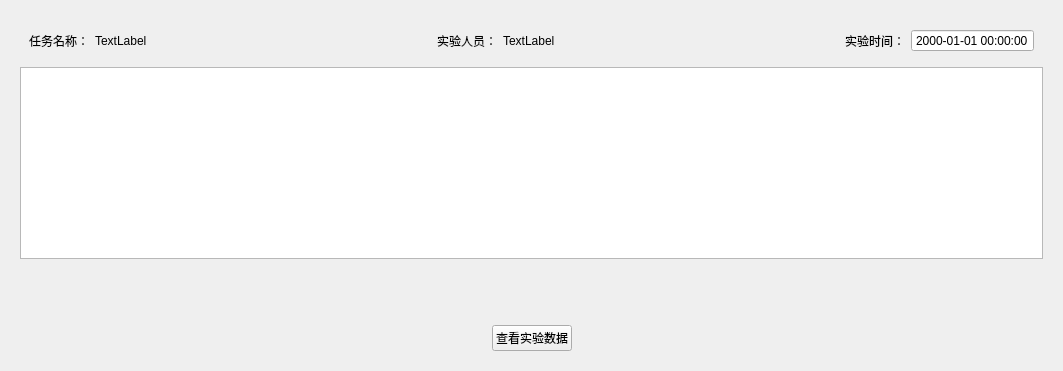
            <widget class="QWidget" name="subjective_home">
             <layout class="QVBoxLayout" name="verticalLayout_12">
              <item>
               <widget class="QWidget" name="widget_13" native="true">
                <layout class="QVBoxLayout" name="verticalLayout_13">
                 <item>
                  <widget class="QWidget" name="widget_19" native="true">
                   <property name="sizePolicy">
                    <sizepolicy hsizetype="Preferred" vsizetype="Fixed">
                     <horstretch>0</horstretch>
                     <verstretch>0</verstretch>
                    </sizepolicy>
                   </property>
                   <layout class="QHBoxLayout" name="horizontalLayout_13">
                    <item>
                     <widget class="QLabel" name="label_20">
                      <property name="text">
                       <string>任务名称：</string>
                      </property>
                     </widget>
                    </item>
                    <item>
                     <widget class="QLabel" name="label_21">
                      <property name="text">
                       <string>TextLabel</string>
                      </property>
                     </widget>
                    </item>
                    <item>
                     <spacer name="horizontalSpacer_15">
                      <property name="orientation">
                       <enum>Qt::Orientation::Horizontal</enum>
                      </property>
                      <property name="sizeHint" stdset="0">
                       <size>
                        <width>40</width>
                        <height>20</height>
                       </size>
                      </property>
                     </spacer>
                    </item>
                    <item>
                     <widget class="QLabel" name="label_22">
                      <property name="text">
                       <string>实验人员：</string>
                      </property>
                     </widget>
                    </item>
                    <item>
                     <widget class="QLabel" name="label_23">
                      <property name="text">
                       <string>TextLabel</string>
                      </property>
                     </widget>
                    </item>
                    <item>
                     <spacer name="horizontalSpacer_16">
                      <property name="orientation">
                       <enum>Qt::Orientation::Horizontal</enum>
                      </property>
                      <property name="sizeHint" stdset="0">
                       <size>
                        <width>40</width>
                        <height>20</height>
                       </size>
                      </property>
                     </spacer>
                    </item>
                    <item>
                     <widget class="QLabel" name="label_24">
                      <property name="text">
                       <string>实验时间：</string>
                      </property>
                     </widget>
                    </item>
                    <item>
                     <widget class="QDateTimeEdit" name="dateTimeEdit_3">
                      <property name="readOnly">
                       <bool>true</bool>
                      </property>
                      <property name="buttonSymbols">
                       <enum>QAbstractSpinBox::ButtonSymbols::NoButtons</enum>
                      </property>
                      <property name="displayFormat">
                       <string>yyyy-MM-dd HH:mm:ss</string>
                      </property>
                     </widget>
                    </item>
                   </layout>
                  </widget>
                 </item>
                 <item>
                  <widget class="QTableView" name="tableView">
                   <property name="sizePolicy">
                    <sizepolicy hsizetype="Preferred" vsizetype="Preferred">
                     <horstretch>0</horstretch>
                     <verstretch>0</verstretch>
                    </sizepolicy>
                   </property>
                  </widget>
                 </item>
                </layout>
               </widget>
              </item>
              <item>
               <widget class="QWidget" name="widget_15" native="true">
                <layout class="QHBoxLayout" name="horizontalLayout_10">
                 <item>
                  <widget class="QWidget" name="widget_pie_chart" native="true">
                   <layout class="QHBoxLayout" name="horizontalLayout_14"/>
                  </widget>
                 </item>
                 <item>
                  <widget class="QWidget" name="widget_line_chart" native="true">
                   <layout class="QHBoxLayout" name="horizontalLayout_15"/>
                  </widget>
                 </item>
                </layout>
               </widget>
              </item>
              <item>
               <widget class="QWidget" name="widget_18" native="true">
                <property name="sizePolicy">
                 <sizepolicy hsizetype="Preferred" vsizetype="Fixed">
                  <horstretch>0</horstretch>
                  <verstretch>0</verstretch>
                 </sizepolicy>
                </property>
                <layout class="QHBoxLayout" name="horizontalLayout_12">
                 <item>
                  <spacer name="horizontalSpacer_13">
                   <property name="orientation">
                    <enum>Qt::Orientation::Horizontal</enum>
                   </property>
                   <property name="sizeHint" stdset="0">
                    <size>
                     <width>472</width>
                     <height>20</height>
                    </size>
                   </property>
                  </spacer>
                 </item>
                 <item>
                  <widget class="QPushButton" name="detail">
                   <property name="text">
                    <string>查看实验数据</string>
                   </property>
                  </widget>
                 </item>
                 <item>
                  <spacer name="horizontalSpacer_14">
                   <property name="orientation">
                    <enum>Qt::Orientation::Horizontal</enum>
                   </property>
                   <property name="sizeHint" stdset="0">
                    <size>
                     <width>471</width>
                     <height>20</height>
                    </size>
                   </property>
                  </spacer>
                 </item>
                </layout>
               </widget>
              </item>
             </layout>
            </widget>
